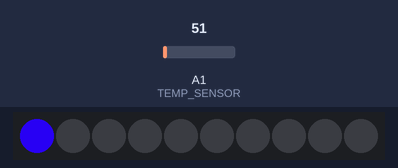
Simulated run of this sketch. Board: Arduino Uno, built with avr-gcc and run on an emulated ATmega328P. Parts: 10 RGB LEDs in strip order, left to right. The test bench sets the inputs (shaded band); at power-on: A1 (TEMP_SENSOR) = 51. Dim RGB values are drawn brighter than linear.

Above: at 1.2 s.
1.3 s: A1 (TEMP_SENSOR) set to 30
At 1.8 s:
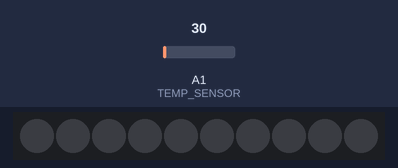
2.8 s: A1 (TEMP_SENSOR) set to 163
At 3.5 s:
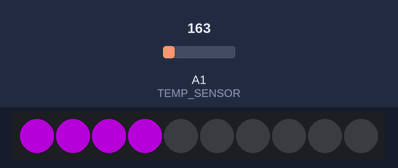
4.3 s: A1 (TEMP_SENSOR) set to 15
At 5.1 s:
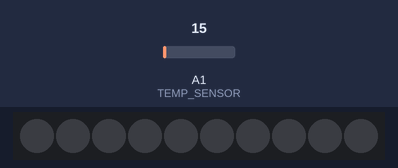
Timing chart, 0 to 7.3 s (numbered marks = the images above; inputs shaded):
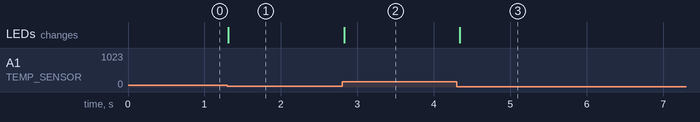

The sketch:

temp_neopixel.ino
```cpp
#include <Adafruit_NeoPixel.h>

// C++ code
//

#define TEMP_SENSOR A1
#define LED_PIN      2

// How many NeoPixels are attached to the Arduino?
#define LED_COUNT 10

// Declare our NeoPixel strip object:
Adafruit_NeoPixel strip(LED_COUNT, LED_PIN, NEO_GRB + NEO_KHZ800);

void setup()
{
  Serial.begin(115200);
  pinMode(TEMP_SENSOR, INPUT);

  // Sets up the LED strip and clears any previous colors
  strip.begin();
  strip.show();
}


void loop()
{
  // Reads the temperature
  int temp = analogRead(TEMP_SENSOR);

  // Calculate red value (out of 255)
  int r = 255 * ((float)temp / (float)358);
  // Calculate blue value (out of 255)
  int b = 255 - r;
  // Calculate how many LEDs should be on
  int count = 10 * ((float)temp / (float)358);

  // Fills the "on" LEDs with the correct color
  uint32_t currentColor = strip.Color(r, 0, b);
  strip.fill(currentColor, 0, count);

  // Resets the "off" LEDs to be off
  uint32_t noColor = strip.Color(0,0,0);
  strip.fill(noColor, count, 10 - count);

  strip.show();
  delay(100);
}
```

Measured:
- after the input at 1.3 s, the LEDs: change at once (image 1)
- after the input at 2.8 s, the LEDs: change at once (image 2)
- after the input at 4.3 s, the LEDs: change at once (image 3)
